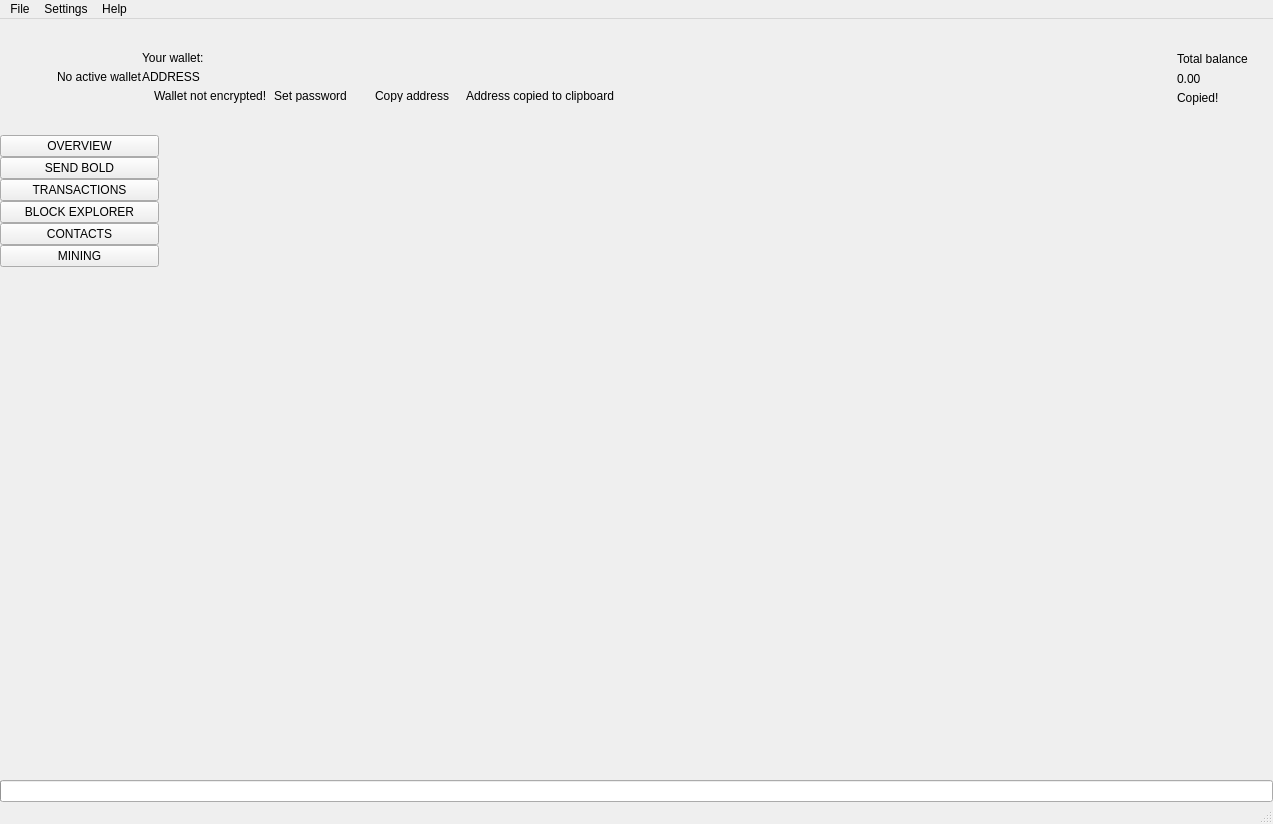
 <widget class="QMainWindow" name="MainWindow">
  <property name="geometry">
   <rect>
    <x>0</x>
    <y>0</y>
    <width>1273</width>
    <height>824</height>
   </rect>
  </property>
  <property name="sizePolicy">
   <sizepolicy hsizetype="Preferred" vsizetype="Preferred">
    <horstretch>0</horstretch>
    <verstretch>0</verstretch>
   </sizepolicy>
  </property>
  <property name="minimumSize">
   <size>
    <width>1260</width>
    <height>600</height>
   </size>
  </property>
  <property name="maximumSize">
   <size>
    <width>16777215</width>
    <height>16777215</height>
   </size>
  </property>
  <property name="windowTitle">
   <string>MainWindow</string>
  </property>
  <property name="windowIcon">
   <iconset>
    <normaloff>:/images/intensecoin</normaloff>:/images/intensecoin</iconset>
  </property>
  <widget class="QWidget" name="centralwidget">
   <layout class="QVBoxLayout" name="verticalLayout_2">
    <property name="spacing">
     <number>0</number>
    </property>
    <property name="leftMargin">
     <number>0</number>
    </property>
    <property name="topMargin">
     <number>0</number>
    </property>
    <property name="rightMargin">
     <number>0</number>
    </property>
    <property name="bottomMargin">
     <number>0</number>
    </property>
    <item>
     <widget class="QFrame" name="m_headerFrame">
      <property name="minimumSize">
       <size>
        <width>0</width>
        <height>116</height>
       </size>
      </property>
      <property name="maximumSize">
       <size>
        <width>16777215</width>
        <height>116</height>
       </size>
      </property>
      <property name="frameShape">
       <enum>QFrame::NoFrame</enum>
      </property>
      <property name="frameShadow">
       <enum>QFrame::Raised</enum>
      </property>
      <layout class="QHBoxLayout" name="horizontalLayout_3">
       <property name="spacing">
        <number>0</number>
       </property>
       <property name="leftMargin">
        <number>0</number>
       </property>
       <property name="topMargin">
        <number>0</number>
       </property>
       <property name="rightMargin">
        <number>25</number>
       </property>
       <property name="bottomMargin">
        <number>0</number>
       </property>
       <item>
        <spacer name="horizontalSpacer_2">
         <property name="orientation">
          <enum>Qt::Horizontal</enum>
         </property>
         <property name="sizeType">
          <enum>QSizePolicy::Fixed</enum>
         </property>
         <property name="sizeHint" stdset="0">
          <size>
           <width>30</width>
           <height>20</height>
          </size>
         </property>
        </spacer>
       </item>
       <item>
        <widget class="QLabel" name="m_logoLabel">
         <property name="text">
          <string/>
         </property>
        </widget>
       </item>
       <item>
        <spacer name="horizontalSpacer_5">
         <property name="orientation">
          <enum>Qt::Horizontal</enum>
         </property>
         <property name="sizeType">
          <enum>QSizePolicy::Fixed</enum>
         </property>
         <property name="sizeHint" stdset="0">
          <size>
           <width>20</width>
           <height>20</height>
          </size>
         </property>
        </spacer>
       </item>
       <item>
        <widget class="WalletGui::WalletSmallGrayTextLabel" name="m_noWalletLabel">
         <property name="text">
          <string>No active wallet</string>
         </property>
        </widget>
       </item>
       <item>
        <widget class="QFrame" name="m_walletFrame">
         <property name="frameShape">
          <enum>QFrame::NoFrame</enum>
         </property>
         <property name="frameShadow">
          <enum>QFrame::Raised</enum>
         </property>
         <layout class="QVBoxLayout" name="verticalLayout_3">
          <property name="spacing">
           <number>5</number>
          </property>
          <property name="leftMargin">
           <number>0</number>
          </property>
          <property name="topMargin">
           <number>0</number>
          </property>
          <property name="rightMargin">
           <number>0</number>
          </property>
          <property name="bottomMargin">
           <number>0</number>
          </property>
          <item>
           <spacer name="verticalSpacer_3">
            <property name="orientation">
             <enum>Qt::Vertical</enum>
            </property>
            <property name="sizeType">
             <enum>QSizePolicy::Minimum</enum>
            </property>
            <property name="sizeHint" stdset="0">
             <size>
              <width>20</width>
              <height>40</height>
             </size>
            </property>
           </spacer>
          </item>
          <item>
           <widget class="WalletGui::WalletSmallGrayTextLabel" name="m_walletLabel">
            <property name="text">
             <string>Your wallet:</string>
            </property>
            <property name="indent">
             <number>0</number>
            </property>
           </widget>
          </item>
          <item>
           <widget class="QLabel" name="m_addressLabel">
            <property name="sizePolicy">
             <sizepolicy hsizetype="Preferred" vsizetype="Preferred">
              <horstretch>0</horstretch>
              <verstretch>0</verstretch>
             </sizepolicy>
            </property>
            <property name="cursor">
             <cursorShape>PointingHandCursor</cursorShape>
            </property>
            <property name="toolTip">
             <string>Click to copy</string>
            </property>
            <property name="text">
             <string>ADDRESS</string>
            </property>
            <property name="indent">
             <number>0</number>
            </property>
           </widget>
          </item>
          <item>
           <layout class="QHBoxLayout" name="horizontalLayout_2">
            <property name="spacing">
             <number>0</number>
            </property>
            <item alignment="Qt::AlignTop">
             <widget class="QFrame" name="m_notEncryptedFrame">
              <property name="frameShape">
               <enum>QFrame::NoFrame</enum>
              </property>
              <property name="frameShadow">
               <enum>QFrame::Raised</enum>
              </property>
              <layout class="QHBoxLayout" name="horizontalLayout_4">
               <property name="spacing">
                <number>0</number>
               </property>
               <property name="leftMargin">
                <number>0</number>
               </property>
               <property name="topMargin">
                <number>0</number>
               </property>
               <property name="rightMargin">
                <number>0</number>
               </property>
               <property name="bottomMargin">
                <number>0</number>
               </property>
               <item alignment="Qt::AlignVCenter">
                <widget class="QLabel" name="m_notEncryptedIconLabel">
                 <property name="text">
                  <string/>
                 </property>
                 <property name="pixmap">
                  <pixmap resource="../../resources.qrc">:/icons/lock_open_gray</pixmap>
                 </property>
                 <property name="alignment">
                  <set>Qt::AlignLeading|Qt::AlignLeft|Qt::AlignVCenter</set>
                 </property>
                </widget>
               </item>
               <item>
                <spacer name="horizontalSpacer_11">
                 <property name="orientation">
                  <enum>Qt::Horizontal</enum>
                 </property>
                 <property name="sizeType">
                  <enum>QSizePolicy::Fixed</enum>
                 </property>
                 <property name="sizeHint" stdset="0">
                  <size>
                   <width>5</width>
                   <height>3</height>
                  </size>
                 </property>
                </spacer>
               </item>
               <item alignment="Qt::AlignVCenter">
                <widget class="WalletGui::WalletTinyGrayTextLabel" name="m_notEncryptedTextLabel">
                 <property name="text">
                  <string>Wallet not encrypted!</string>
                 </property>
                 <property name="alignment">
                  <set>Qt::AlignLeading|Qt::AlignLeft|Qt::AlignVCenter</set>
                 </property>
                </widget>
               </item>
               <item>
                <spacer name="horizontalSpacer_9">
                 <property name="orientation">
                  <enum>Qt::Horizontal</enum>
                 </property>
                 <property name="sizeType">
                  <enum>QSizePolicy::Fixed</enum>
                 </property>
                 <property name="sizeHint" stdset="0">
                  <size>
                   <width>3</width>
                   <height>3</height>
                  </size>
                 </property>
                </spacer>
               </item>
               <item alignment="Qt::AlignVCenter">
                <widget class="WalletGui::WalletTinyLinkLikeButton" name="m_encryptButton">
                 <property name="sizePolicy">
                  <sizepolicy hsizetype="Minimum" vsizetype="Minimum">
                   <horstretch>0</horstretch>
                   <verstretch>0</verstretch>
                  </sizepolicy>
                 </property>
                 <property name="minimumSize">
                  <size>
                   <width>0</width>
                   <height>3</height>
                  </size>
                 </property>
                 <property name="cursor">
                  <cursorShape>PointingHandCursor</cursorShape>
                 </property>
                 <property name="text">
                  <string>Set password</string>
                 </property>
                 <property name="flat">
                  <bool>true</bool>
                 </property>
                </widget>
               </item>
               <item>
                <spacer name="horizontalSpacer_10">
                 <property name="orientation">
                  <enum>Qt::Horizontal</enum>
                 </property>
                 <property name="sizeType">
                  <enum>QSizePolicy::Fixed</enum>
                 </property>
                 <property name="sizeHint" stdset="0">
                  <size>
                   <width>20</width>
                   <height>3</height>
                  </size>
                 </property>
                </spacer>
               </item>
              </layout>
             </widget>
            </item>
            <item alignment="Qt::AlignVCenter">
             <widget class="WalletGui::WalletTinyLinkLikeButton" name="m_copyAddressButton">
              <property name="sizePolicy">
               <sizepolicy hsizetype="Minimum" vsizetype="Minimum">
                <horstretch>0</horstretch>
                <verstretch>0</verstretch>
               </sizepolicy>
              </property>
              <property name="minimumSize">
               <size>
                <width>0</width>
                <height>3</height>
               </size>
              </property>
              <property name="cursor">
               <cursorShape>PointingHandCursor</cursorShape>
              </property>
              <property name="focusPolicy">
               <enum>Qt::NoFocus</enum>
              </property>
              <property name="autoFillBackground">
               <bool>true</bool>
              </property>
              <property name="text">
               <string>Copy address</string>
              </property>
              <property name="flat">
               <bool>true</bool>
              </property>
             </widget>
            </item>
            <item>
             <spacer name="horizontalSpacer_7">
              <property name="orientation">
               <enum>Qt::Horizontal</enum>
              </property>
              <property name="sizeType">
               <enum>QSizePolicy::Fixed</enum>
              </property>
              <property name="sizeHint" stdset="0">
               <size>
                <width>13</width>
                <height>3</height>
               </size>
              </property>
             </spacer>
            </item>
            <item alignment="Qt::AlignVCenter">
             <widget class="WalletGui::CopyMagicLabel" name="m_copyAddressLabel">
              <property name="text">
               <string>Address copied to clipboard</string>
              </property>
              <property name="alignment">
               <set>Qt::AlignLeading|Qt::AlignLeft|Qt::AlignVCenter</set>
              </property>
             </widget>
            </item>
            <item>
             <spacer name="horizontalSpacer">
              <property name="orientation">
               <enum>Qt::Horizontal</enum>
              </property>
              <property name="sizeHint" stdset="0">
               <size>
                <width>40</width>
                <height>3</height>
               </size>
              </property>
             </spacer>
            </item>
           </layout>
          </item>
          <item>
           <spacer name="verticalSpacer_2">
            <property name="orientation">
             <enum>Qt::Vertical</enum>
            </property>
            <property name="sizeType">
             <enum>QSizePolicy::Minimum</enum>
            </property>
            <property name="sizeHint" stdset="0">
             <size>
              <width>20</width>
              <height>40</height>
             </size>
            </property>
           </spacer>
          </item>
         </layout>
        </widget>
       </item>
       <item>
        <spacer name="horizontalSpacer_3">
         <property name="orientation">
          <enum>Qt::Horizontal</enum>
         </property>
         <property name="sizeType">
          <enum>QSizePolicy::Expanding</enum>
         </property>
         <property name="sizeHint" stdset="0">
          <size>
           <width>34</width>
           <height>20</height>
          </size>
         </property>
        </spacer>
       </item>
       <item>
        <spacer name="horizontalSpacer_8">
         <property name="orientation">
          <enum>Qt::Horizontal</enum>
         </property>
         <property name="sizeType">
          <enum>QSizePolicy::Fixed</enum>
         </property>
         <property name="sizeHint" stdset="0">
          <size>
           <width>34</width>
           <height>20</height>
          </size>
         </property>
        </spacer>
       </item>
       <item alignment="Qt::AlignRight|Qt::AlignVCenter">
        <widget class="QFrame" name="m_balanceFrame">
         <layout class="QGridLayout" name="gridLayout">
          <property name="leftMargin">
           <number>0</number>
          </property>
          <property name="topMargin">
           <number>30</number>
          </property>
          <property name="rightMargin">
           <number>0</number>
          </property>
          <property name="bottomMargin">
           <number>0</number>
          </property>
          <property name="verticalSpacing">
           <number>3</number>
          </property>
          <item row="0" column="2">
           <layout class="QVBoxLayout" name="verticalLayout_4">
            <item>
             <widget class="QLabel" name="m_balanceTextLabel">
              <property name="text">
               <string>Total balance</string>
              </property>
             </widget>
            </item>
            <item>
             <widget class="QLabel" name="m_balanceLabel">
              <property name="cursor">
               <cursorShape>PointingHandCursor</cursorShape>
              </property>
              <property name="toolTip">
               <string>Click to copy</string>
              </property>
              <property name="text">
               <string>0.00</string>
              </property>
             </widget>
            </item>
           </layout>
          </item>
          <item row="1" column="2">
           <widget class="WalletGui::CopyMagicLabel" name="m_balanceCopyLabel">
            <property name="text">
             <string>Copied!</string>
            </property>
           </widget>
          </item>
          <item row="0" column="1">
           <spacer name="horizontalSpacer_6">
            <property name="orientation">
             <enum>Qt::Horizontal</enum>
            </property>
            <property name="sizeType">
             <enum>QSizePolicy::Fixed</enum>
            </property>
            <property name="sizeHint" stdset="0">
             <size>
              <width>2</width>
              <height>39</height>
             </size>
            </property>
           </spacer>
          </item>
          <item row="2" column="2">
           <spacer name="verticalSpacer_5">
            <property name="orientation">
             <enum>Qt::Vertical</enum>
            </property>
            <property name="sizeType">
             <enum>QSizePolicy::Expanding</enum>
            </property>
            <property name="sizeHint" stdset="0">
             <size>
              <width>20</width>
              <height>50</height>
             </size>
            </property>
           </spacer>
          </item>
          <item row="0" column="0">
           <widget class="QLabel" name="m_balanceIconLabel">
            <property name="text">
             <string/>
            </property>
            <property name="pixmap">
             <pixmap resource="../../resources.qrc">:/icons/total_balance</pixmap>
            </property>
           </widget>
          </item>
         </layout>
        </widget>
       </item>
      </layout>
     </widget>
    </item>
    <item>
     <layout class="QHBoxLayout" name="horizontalLayout" stretch="0,0,0,0,0,0,0,0">
      <property name="spacing">
       <number>0</number>
      </property>
      <item>
       <widget class="QFrame" name="m_toolFrame">
        <property name="frameShape">
         <enum>QFrame::NoFrame</enum>
        </property>
        <property name="frameShadow">
         <enum>QFrame::Plain</enum>
        </property>
        <property name="lineWidth">
         <number>0</number>
        </property>
        <layout class="QVBoxLayout" name="verticalLayout">
         <property name="spacing">
          <number>0</number>
         </property>
         <property name="leftMargin">
          <number>0</number>
         </property>
         <property name="topMargin">
          <number>0</number>
         </property>
         <property name="rightMargin">
          <number>0</number>
         </property>
         <property name="bottomMargin">
          <number>0</number>
         </property>
         <item>
          <widget class="QPushButton" name="m_overviewButton">
           <property name="sizePolicy">
            <sizepolicy hsizetype="Minimum" vsizetype="Fixed">
             <horstretch>0</horstretch>
             <verstretch>0</verstretch>
            </sizepolicy>
           </property>
           <property name="focusPolicy">
            <enum>Qt::NoFocus</enum>
           </property>
           <property name="text">
            <string>OVERVIEW</string>
           </property>
           <property name="checkable">
            <bool>true</bool>
           </property>
           <attribute name="buttonGroup">
            <string notr="true">m_toolButtonGroup</string>
           </attribute>
          </widget>
         </item>
         <item>
          <widget class="QPushButton" name="m_sendButton">
           <property name="sizePolicy">
            <sizepolicy hsizetype="Minimum" vsizetype="Fixed">
             <horstretch>0</horstretch>
             <verstretch>0</verstretch>
            </sizepolicy>
           </property>
           <property name="focusPolicy">
            <enum>Qt::NoFocus</enum>
           </property>
           <property name="text">
            <string>SEND BOLD</string>
           </property>
           <property name="checkable">
            <bool>true</bool>
           </property>
           <attribute name="buttonGroup">
            <string notr="true">m_toolButtonGroup</string>
           </attribute>
          </widget>
         </item>
         <item>
          <widget class="QPushButton" name="m_transactionsButton">
           <property name="sizePolicy">
            <sizepolicy hsizetype="Minimum" vsizetype="Fixed">
             <horstretch>0</horstretch>
             <verstretch>0</verstretch>
            </sizepolicy>
           </property>
           <property name="focusPolicy">
            <enum>Qt::NoFocus</enum>
           </property>
           <property name="text">
            <string>TRANSACTIONS</string>
           </property>
           <property name="checkable">
            <bool>true</bool>
           </property>
           <attribute name="buttonGroup">
            <string notr="true">m_toolButtonGroup</string>
           </attribute>
          </widget>
         </item>
         <item>
          <widget class="QPushButton" name="m_blockExplorerButton">
           <property name="focusPolicy">
            <enum>Qt::NoFocus</enum>
           </property>
           <property name="text">
            <string>BLOCK EXPLORER</string>
           </property>
           <property name="checkable">
            <bool>true</bool>
           </property>
           <attribute name="buttonGroup">
            <string notr="true">m_toolButtonGroup</string>
           </attribute>
          </widget>
         </item>
         <item>
          <widget class="QPushButton" name="m_addressBookButton">
           <property name="sizePolicy">
            <sizepolicy hsizetype="Minimum" vsizetype="Fixed">
             <horstretch>0</horstretch>
             <verstretch>0</verstretch>
            </sizepolicy>
           </property>
           <property name="focusPolicy">
            <enum>Qt::NoFocus</enum>
           </property>
           <property name="text">
            <string>CONTACTS</string>
           </property>
           <property name="checkable">
            <bool>true</bool>
           </property>
           <attribute name="buttonGroup">
            <string notr="true">m_toolButtonGroup</string>
           </attribute>
          </widget>
         </item>
         <item>
          <widget class="QPushButton" name="m_miningButton">
           <property name="focusPolicy">
            <enum>Qt::NoFocus</enum>
           </property>
           <property name="text">
            <string>MINING</string>
           </property>
           <property name="checkable">
            <bool>true</bool>
           </property>
           <attribute name="buttonGroup">
            <string notr="true">m_toolButtonGroup</string>
           </attribute>
          </widget>
         </item>
         <item>
          <spacer name="verticalSpacer">
           <property name="orientation">
            <enum>Qt::Vertical</enum>
           </property>
           <property name="sizeHint" stdset="0">
            <size>
             <width>20</width>
             <height>40</height>
            </size>
           </property>
          </spacer>
         </item>
        </layout>
       </widget>
      </item>
      <item>
       <widget class="WalletGui::OverviewFrame" name="m_overviewFrame">
        <property name="frameShape">
         <enum>QFrame::NoFrame</enum>
        </property>
        <property name="frameShadow">
         <enum>QFrame::Raised</enum>
        </property>
       </widget>
      </item>
      <item>
       <widget class="WalletGui::SendFrame" name="m_sendFrame">
        <property name="frameShape">
         <enum>QFrame::NoFrame</enum>
        </property>
        <property name="frameShadow">
         <enum>QFrame::Raised</enum>
        </property>
       </widget>
      </item>
      <item>
       <widget class="WalletGui::TransactionsFrame" name="m_transactionsFrame">
        <property name="frameShape">
         <enum>QFrame::NoFrame</enum>
        </property>
        <property name="frameShadow">
         <enum>QFrame::Raised</enum>
        </property>
       </widget>
      </item>
      <item>
       <widget class="WalletGui::AddressBookFrame" name="m_addressBookFrame">
        <property name="frameShape">
         <enum>QFrame::NoFrame</enum>
        </property>
        <property name="frameShadow">
         <enum>QFrame::Raised</enum>
        </property>
       </widget>
      </item>
      <item>
       <widget class="WalletGui::NoWalletFrame" name="m_noWalletFrame">
        <property name="frameShape">
         <enum>QFrame::NoFrame</enum>
        </property>
        <property name="frameShadow">
         <enum>QFrame::Raised</enum>
        </property>
       </widget>
      </item>
      <item>
       <widget class="WalletGui::BlockExplorerFrame" name="m_blockExplorerFrame">
        <property name="frameShape">
         <enum>QFrame::NoFrame</enum>
        </property>
        <property name="frameShadow">
         <enum>QFrame::Raised</enum>
        </property>
       </widget>
      </item>
      <item>
       <widget class="WalletGui::MiningFrame" name="m_miningFrame">
        <property name="frameShape">
         <enum>QFrame::NoFrame</enum>
        </property>
        <property name="frameShadow">
         <enum>QFrame::Raised</enum>
        </property>
       </widget>
      </item>
     </layout>
    </item>
    <item>
     <widget class="QProgressBar" name="m_syncProgress">
      <property name="maximum">
       <number>100</number>
      </property>
      <property name="value">
       <number>0</number>
      </property>
      <property name="textVisible">
       <bool>false</bool>
      </property>
     </widget>
    </item>
   </layout>
  </widget>
  <widget class="QMenuBar" name="menubar">
   <property name="geometry">
    <rect>
     <x>0</x>
     <y>0</y>
     <width>1273</width>
     <height>21</height>
    </rect>
   </property>
   <widget class="QMenu" name="menuFile">
    <property name="title">
     <string>File</string>
    </property>
    <addaction name="m_createWalletAction"/>
    <addaction name="m_openWalletAction"/>
    <addaction name="m_recentWalletsAction"/>
    <addaction name="m_backupWalletAction"/>
    <addaction name="m_saveKeysAction"/>
    <addaction name="m_resetAction"/>
    <addaction name="m_importKeyAction"/>
    <addaction name="m_exportKeyAction"/>
    <addaction name="m_exportTrackingKeyAction"/>
    <addaction name="m_exitAction"/>
   </widget>
   <widget class="QMenu" name="menuSettings">
    <property name="title">
     <string>Settings</string>
    </property>
    <widget class="QMenu" name="menuThemes">
     <property name="title">
      <string>Themes</string>
     </property>
    </widget>
    <addaction name="m_encryptWalletAction"/>
    <addaction name="m_changePasswordAction"/>
    <addaction name="m_removePendingTxAction"/>
    <addaction name="separator"/>
    <addaction name="m_autostartAction"/>
    <addaction name="m_minimizeToTrayAction"/>
    <addaction name="m_closeToTrayAction"/>
    <addaction name="separator"/>
    <addaction name="m_preferencesAction"/>
    <addaction name="menuThemes"/>
   </widget>
   <widget class="QMenu" name="menuHelp">
    <property name="title">
     <string>Help</string>
    </property>
    <addaction name="m_communityForumAction"/>
    <addaction name="m_aboutIntensecoinAction"/>
    <addaction name="m_aboutQtAction"/>
   </widget>
   <addaction name="menuFile"/>
   <addaction name="menuSettings"/>
   <addaction name="menuHelp"/>
  </widget>
  <widget class="WalletGui::WalletStatusBar" name="statusBar"/>
  <action name="m_exitAction">
   <property name="checkable">
    <bool>false</bool>
   </property>
   <property name="enabled">
    <bool>true</bool>
   </property>
   <property name="text">
    <string>Exit</string>
   </property>
   <property name="shortcut">
    <string>Ctrl+Q</string>
   </property>
  </action>
  <action name="m_createWalletAction">
   <property name="enabled">
    <bool>true</bool>
   </property>
   <property name="text">
    <string>Create wallet</string>
   </property>
  </action>
  <action name="m_openWalletAction">
   <property name="enabled">
    <bool>true</bool>
   </property>
   <property name="text">
    <string>Open wallet</string>
   </property>
  </action>
  <action name="m_encryptWalletAction">
   <property name="enabled">
    <bool>true</bool>
   </property>
   <property name="text">
    <string>Encrypt wallet</string>
   </property>
  </action>
  <action name="m_changePasswordAction">
   <property name="enabled">
    <bool>true</bool>
   </property>
   <property name="text">
    <string>Change password</string>
   </property>
   <property name="toolTip">
    <string>Change password</string>
   </property>
  </action>
  <action name="m_aboutIntensecoinAction">
   <property name="enabled">
    <bool>true</bool>
   </property>
   <property name="text">
    <string>About Bold</string>
   </property>
  </action>
  <action name="m_aboutQtAction">
   <property name="enabled">
    <bool>true</bool>
   </property>
   <property name="text">
    <string>About Qt</string>
   </property>
  </action>
  <action name="m_backupWalletAction">
   <property name="enabled">
    <bool>true</bool>
   </property>
   <property name="text">
    <string>Backup wallet</string>
   </property>
  </action>
  <action name="m_autostartAction">
   <property name="checkable">
    <bool>true</bool>
   </property>
   <property name="text">
    <string>Start on system login</string>
   </property>
  </action>
  <action name="m_minimizeToTrayAction">
   <property name="checkable">
    <bool>true</bool>
   </property>
   <property name="text">
    <string>Minimize to tray</string>
   </property>
  </action>
  <action name="m_closeToTrayAction">
   <property name="checkable">
    <bool>true</bool>
   </property>
   <property name="text">
    <string>Close to tray</string>
   </property>
  </action>
  <action name="m_preferencesAction">
   <property name="text">
    <string>Preferences</string>
   </property>
  </action>
  <action name="m_recentWalletsAction">
   <property name="text">
    <string>Recent wallets</string>
   </property>
  </action>
  <action name="m_exportTrackingKeyAction">
   <property name="text">
    <string>Export tracking key</string>
   </property>
   <property name="toolTip">
    <string>Export tracking key</string>
   </property>
  </action>
  <action name="m_importKeyAction">
   <property name="text">
    <string>Import key</string>
   </property>
   <property name="toolTip">
    <string>Import key</string>
   </property>
  </action>
  <action name="m_communityForumAction">
   <property name="text">
    <string>Join us on Discord</string>
   </property>
  </action>
  <action name="m_resetAction">
   <property name="text">
    <string>Reset wallet</string>
   </property>
  </action>
  <action name="m_saveKeysAction">
   <property name="text">
    <string>Save wallet keys</string>
   </property>
  </action>
  <action name="m_exportKeyAction">
   <property name="text">
    <string>Export key</string>
   </property>
   <property name="toolTip">
    <string>Export key</string>
   </property>
  </action>
  <action name="m_removePendingTxAction">
   <property name="checkable">
    <bool>false</bool>
   </property>
   <property name="text">
    <string>Remove pending TXs</string>
   </property>
  </action>
 </widget>
